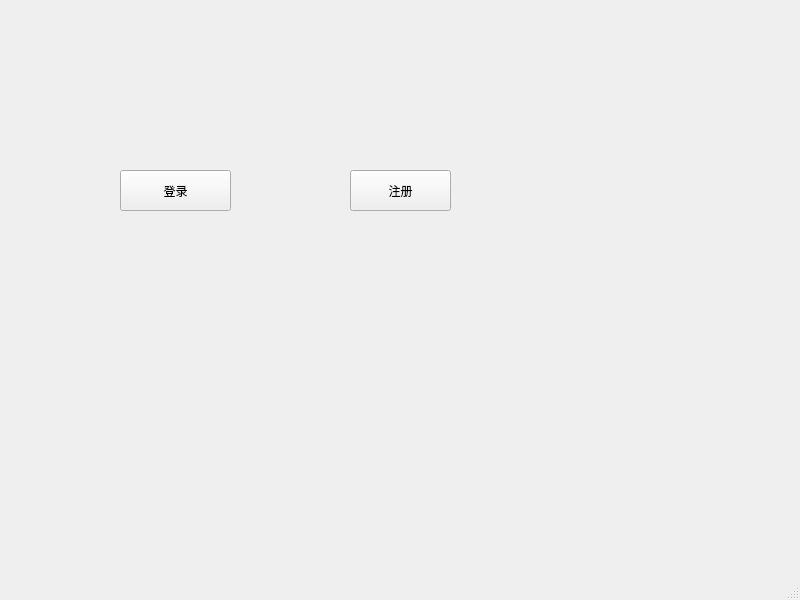
<?xml version="1.0" encoding="UTF-8"?>
<ui version="4.0">
 <class>MainWindow</class>
 <widget class="QMainWindow" name="MainWindow">
  <property name="geometry">
   <rect>
    <x>0</x>
    <y>0</y>
    <width>800</width>
    <height>600</height>
   </rect>
  </property>
  <property name="windowTitle">
   <string>MainWindow</string>
  </property>
  <widget class="QWidget" name="centralwidget">
   <widget class="QPushButton" name="loginBtn">
    <property name="geometry">
     <rect>
      <x>120</x>
      <y>170</y>
      <width>111</width>
      <height>41</height>
     </rect>
    </property>
    <property name="text">
     <string>登录</string>
    </property>
   </widget>
   <widget class="QPushButton" name="registerBtn">
    <property name="geometry">
     <rect>
      <x>350</x>
      <y>170</y>
      <width>101</width>
      <height>41</height>
     </rect>
    </property>
    <property name="text">
     <string>注册</string>
    </property>
   </widget>
  </widget>
  <widget class="QMenuBar" name="menubar">
   <property name="geometry">
    <rect>
     <x>0</x>
     <y>0</y>
     <width>800</width>
     <height>37</height>
    </rect>
   </property>
  </widget>
  <widget class="QStatusBar" name="statusbar"/>
 </widget>
 <resources/>
 <connections/>
</ui>
